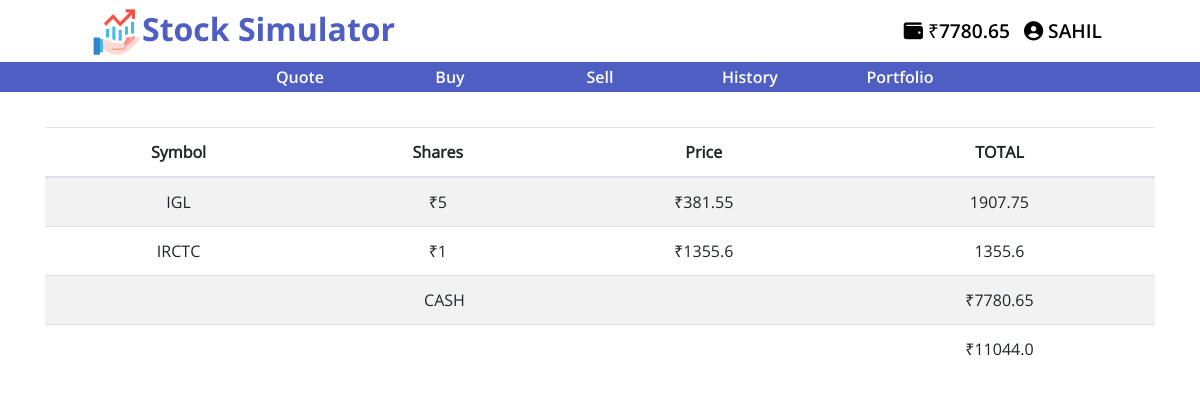
Page / (signed in) on the earlier database version.
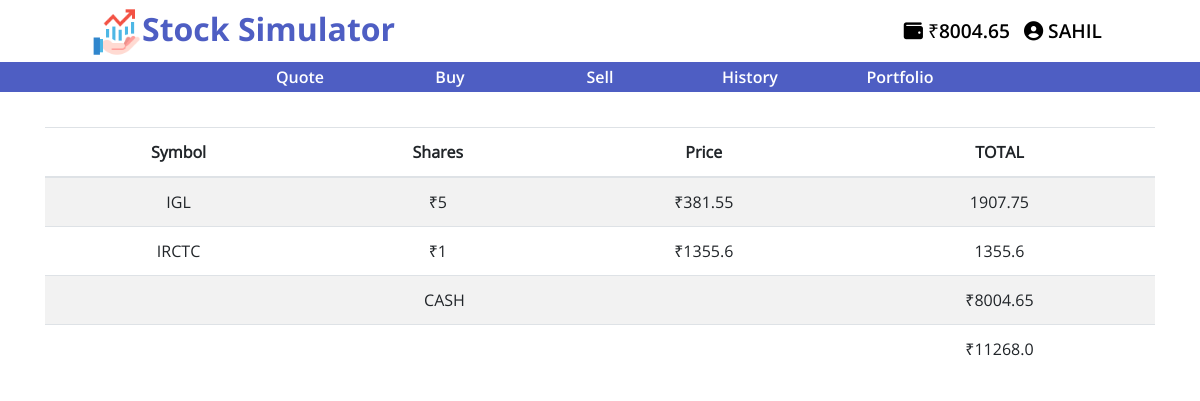
Same page on the later database version.
### tables this page shows
CREATE TABLE 'users' ('id' INTEGER PRIMARY KEY AUTOINCREMENT NOT NULL, 'username' TEXT NOT NULL, 'hash' TEXT NOT NULL, 'cash' NUMERIC NOT NULL DEFAULT 10000.00 );

### app.py (the view)
@app.route("/")
@login_required
def index():
    symbol=list()
    share=list()
    price=list()
    total=list()
    sy = db.execute("SELECT symbol FROM portfolio WHERE id = :id", id= session['user_id'])
    sh = db.execute("SELECT shares FROM portfolio WHERE id = :id", id= session['user_id'])
    pr = db.execute("SELECT price FROM portfolio WHERE id = :id", id= session['user_id'])
    for i in range (len(sy)):
        symbol.append(sy[i]["symbol"].upper())
    for i in range (len(sh)):
        share.append(sh[i]["shares"])
    for i in range (len(pr)):
        price.append(pr[i]["price"])
    for i in range(len(symbol)):
        total.append(price[i]*share[i])
    data = zip(symbol,share,price,total)
    sum = 0.0
    for i in range(len(total)):
        sum+=total[i]
    for i in range(len(total)):
        total[i]=str(total[i])
    cash = db.execute("SELECT cash FROM users WHERE id=:id", id= session['user_id'])
    sum+=cash[0]["cash"]
    user = db.execute("SELECT username FROM users WHERE id = :id", id= session['user_id'])
    return render_template("index.html", data=data, sum=sum, cash=cash[0]["cash"], user=user[0]["username"])

### helpers.py (called while the page is built)
def login_required(f):
    @wraps(f)
    def decorated_function(*args, **kwargs):
        if session.get("user_id") is None:
            return redirect(url_for("login", next=request.url))
        return f(*args, **kwargs)
    return decorated_function

### templates/index.html (shortened to what this page needs)
{% extends "layout.html" %}
{% block main %}
<table class="table table-striped">
    <thead>
    <tr>
        <th>Symbol</th>
        <th>Shares</th>
        <th>Price</th>
        <th>TOTAL</th>
    </tr>
    </thead>
        <tfoot>
            <tr>
                <td colspan="3"></td>
                <td>₹{{sum}}</td>
            </tr>
        </tfoot>
    {% for row in data %}
    <tr>
    {% for item in row %}
    {% if item is not number %}
        <td>{{ item }}</td>
    {% else %}
        <td>₹{{ item }}</td>
    {% endif %}
    {% endfor %}
    </tr>
    {% endfor %}
    <tr>
      <td colspan="3">CASH</td>
      <td>₹{{cash}}</td>
    </tr>
</table>
{% endblock %}

### templates/layout.html (shortened to what this page needs)
<!DOCTYPE html>
<html lang="en">
    <head>
        <link rel="stylesheet" href="static/css/alert.css">
        <link href="{{ url_for('static', filename='styles.css') }}" rel="stylesheet">
        <link rel="stylesheet" href="https://stackpath.bootstrapcdn.com/bootstrap/4.5.2/css/bootstrap.min.css">
    </head>
    <body>
        <nav class="navbar navbar-expand-lg fixed-top">
            <a class="navbar-brand" href="{{ url_for('index') }}"><img src="static/images/risk.png" class="logo">Stock Simulator</a>
            <div class="collapse navbar-collapse" id="navbarSupportedContent">
                {% if session.user_id %}
                <ul class="navbar-nav ml-auto">
                    <li class="nav-item"><a class="nav-link" href="{{ url_for('wallet') }}"><i class="fas fa-wallet"></i> ₹{{cash}}</a></li>
                    <li class="nav-item">
                        <div class="dropdown">
                            <button data-toggle="dropdown" class="userButton"><i class="fas fa-user-circle"></i> {{user}}</button>
                        </div>
                    </li>
                </ul>
                {% else %}
                <ul class="navbar-nav ml-auto">
                    <li class="nav-item"><a class="nav-link" href="{{ url_for('register') }}">Register</a></li>
                    <li class="nav-item"><a class="nav-link" href="{{ url_for('logout') }}">Log In</a></li>
                </ul>
                {% endif %}
            </div>
        </nav>
        <nav class="category-nav">
            <button class="category-nav-link">
                <a href="{{ url_for('quote') }}">Quote</a>
            </button>
            <button class="category-nav-link">
                <a href="{{ url_for('buy') }}">Buy</a>
            </button>
            <button class="category-nav-link">
                <a href="{{ url_for('sell') }}">Sell</a>
            </button>
            <button class="category-nav-link">
                <a href="{{ url_for('history')}}">History</a>
            </button>
            <button class="category-nav-link">
                <a href="{{ url_for('portfolio')}}">Portfolio</a>
            </button>
        </nav>
        <div class="container">
            <main>
                {% block main %}{% endblock %}
            </main>
        </div>
    </body>
</html>

Differences in the rows shown:
changed users "SAHIL": cash "7780.65" → "8004.65"
Other differences:
{{ sum }}: "11044.0" → "11268.0"
